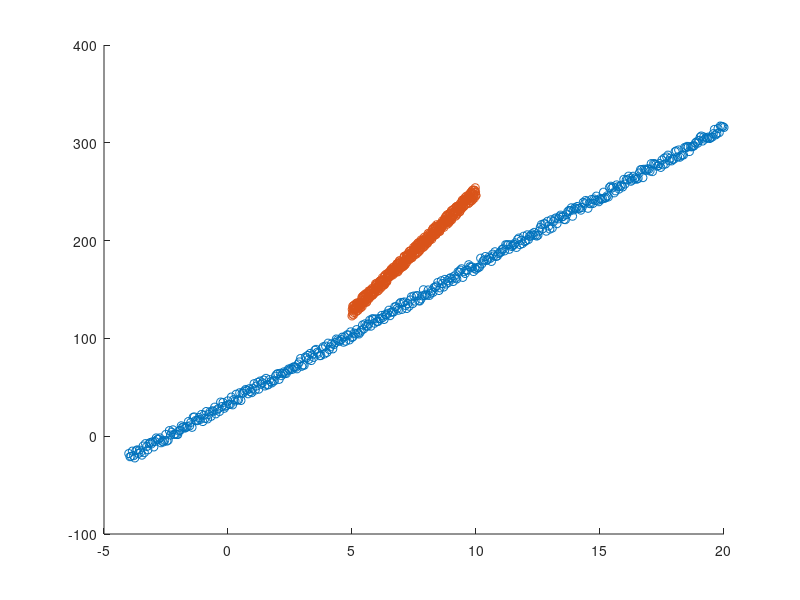

Write MATLAB code to recreate this figure. (Note: this script raises an error after producing the figure.)
clear all

N = 500;

params1(1,1) = 8;
params1(2,1) = 5;

params2(1,1) = 9.5;
params2(2,1) = 5;



X1 = [linspace(-4,20,N)',linspace(1,30,N)'];
X2 = [linspace(5,10,N)',linspace(15,30,N)'];

%get sample data with noise
Y1 = X1*params1 + rand(N,1)*10;
Y2 = X2*params2 + rand(N,1)*10;

figure
scatter(X1(:,1),Y1,'ro')
hold on
scatter(X2(:,1),Y2,'bo')
hold off


[NN,SS] = size(X1);

%now try to get back params
theta1 = rand(SS,1)*10 %guess
theta2 = rand(SS,1)*10 %guess
alpha = 0.001;
numIters = 1000;
thetastore1 = theta1;
thetastore2 = theta2;



%loop through number of iterations
for ii = 1:numIters
    theta1 = gradientdescent(theta1,alpha,Y1,X1,'batch');
    theta2 = gradientdescent(theta2,alpha,Y2,X2,'batch');
    Error1(ii) = costfunction(Y1,X1,theta1);
    Error2(ii) = costfunction(Y2,X2,theta2);
    thetastore1 = [thetastore1, theta1];
    thetastore2 = [thetastore2, theta2];
end

figure
plot(Error1)
title('total error1')

figure
plot(Error2)
title('total error2')

disp('numeric theta: ')
theta1
disp('actual theta: ')
params1

disp('numeric theta: ')
theta2
disp('actual theta: ')
params2

%now plot guess trajectory vs actual
Ybar1 = X1*theta1;

figure
scatter(X1(:,1),Y1,'bo');
hold on
scatter(X1(:,1),Ybar1,'ro');
hold off
title('actual vs GD guess 1')
legend('actual','guess')

Ybar2 = X2*theta2;

figure
scatter(X2(:,1),Y2,'bo');
hold on
scatter(X2(:,1),Ybar2,'ro');
hold off
title('actual vs GD guess 2')
legend('actual','guess')
